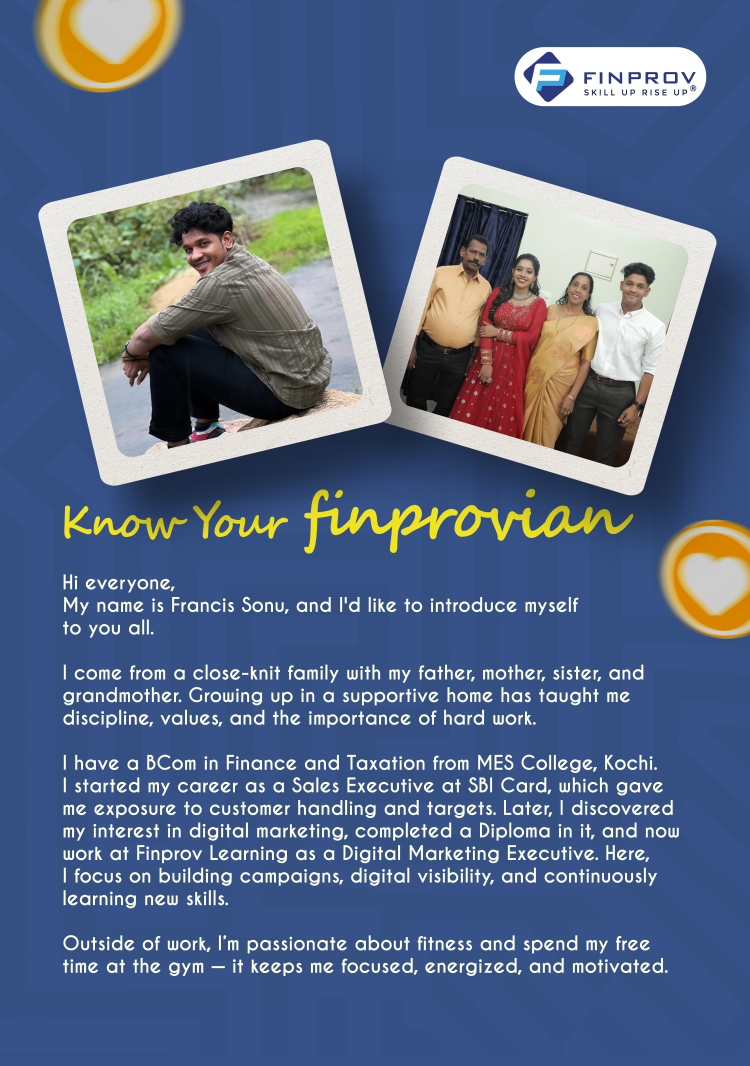
#> input picture Assets/Know your Finprovian.jpg.jpeg, 3000 x 4263 px (shown at 1/4 size)
$ python prepare-assets.py '../Assets/Know your Finprovian.jpg.jpeg'
#> lines starting #> are read from the running program, lines starting #| are printed output that depends on the picture
"""One-time: resize the original posters in Assets/ into web-sized pages + seed data/finprovians.json."""
import json, os, sys
from PIL import Image

ROOT = os.path.dirname(os.path.dirname(os.path.abspath(__file__)))
SRC, OUT = os.path.join(ROOT, "Assets"), os.path.join(ROOT, "public", "pages")

# (source file, display name) in booklet order
POSTERS = [
    ("Know your Finprovian.jpg.jpeg", "Francis Sonu"),
    ("Know your Finprovian- Alan.jpg.jpeg", "Alan Xavier"),
    ("Know your Finprovian- Aromal.jpg.jpeg", "Aromal"),
    ("Know your Finprovian Sinchana.jpg.jpeg", "Sinchana"),
    ("Know your Finprovian-Lisha.jpg.jpeg", "Lisha"),
    ("Know your Finprovian-Nandana.jpg.jpeg", "Nandana"),
    ("Know your Finprovian-Sreelakshmi.jpg.jpeg", "Sreelakshmi"),
    ("WhatsApp Image 2026-10-27 at 9.42.08 AM.jpeg", "Abhay Katti"),
    ("WhatsApp Image 2026-10-27 at 9.42.09 AM.jpeg", "Anjali Jaimon"),
    ("WhatsApp Image 2026-10-27 at 9.42.10 AM.jpeg", "Austin Johns"),
    ("WhatsApp Image 2026-10-27 at 9.42.12 AM (1).jpeg", "Akshay Das"),
    ("WhatsApp Image 2026-10-27 at 9.42.12 AM.jpeg", "Aditya"),
    ("WhatsApp Image 2026-10-27 at 9.42.13 AM.jpeg", "Anna"),
    ("WhatsApp Image 2026-10-27 at 9.42.14 AM.jpeg", "Arsha"),
    ("WhatsApp Image 2026-10-27 at 9.42.15 AM.jpeg", "Aysha"),
    ("WhatsApp Image 2026-10-27 at 9.42.16 AM.jpeg", "Josmy Joseph"),
    ("WhatsApp Image 2026-10-27 at 9.42.17 AM (1).jpeg", "Rahul K. U."),
    ("WhatsApp Image 2026-10-27 at 9.42.17 AM.jpeg", "Bhoomadevi S"),
    ("WhatsApp Image 2026-10-27 at 9.42.18 AM (1).jpeg", "Aruna Ashokan"),
    ("WhatsApp Image 2026-10-27 at 9.42.18 AM.jpeg", "Arathy"),
    ("WhatsApp Image 2026-10-27 at 9.42.19 AM.jpeg", "Aswathy"),
    ("WhatsApp Image 2026-10-27 at 9.42.20 AM.jpeg", "Athira Murali K"),
    ("WhatsApp Image 2026-10-27 at 9.42.21 AM (1).jpeg", "Fazil Mohammed"),
    ("WhatsApp Image 2026-10-27 at 9.42.21 AM (2).jpeg", "Naheema"),
    ("WhatsApp Image 2026-10-27 at 9.42.21 AM (3).jpeg", "Surya Kumar P S"),
]

def slug(s):
    return "".join(c.lower() if c.isalnum() else "-" for c in s).strip("-").replace("--", "-")

entries = []
for i, (src, name) in enumerate(POSTERS, 1):
    im = Image.open(os.path.join(SRC, src)).convert("RGB")
#> im is the input picture: PIL image 3000x4263 RGB; mean R, G, B 89, 105.8, 135.4
    if im.height > 1600:
        im = im.resize((round(im.width * 1600 / im.height), 1600), Image.LANCZOS)
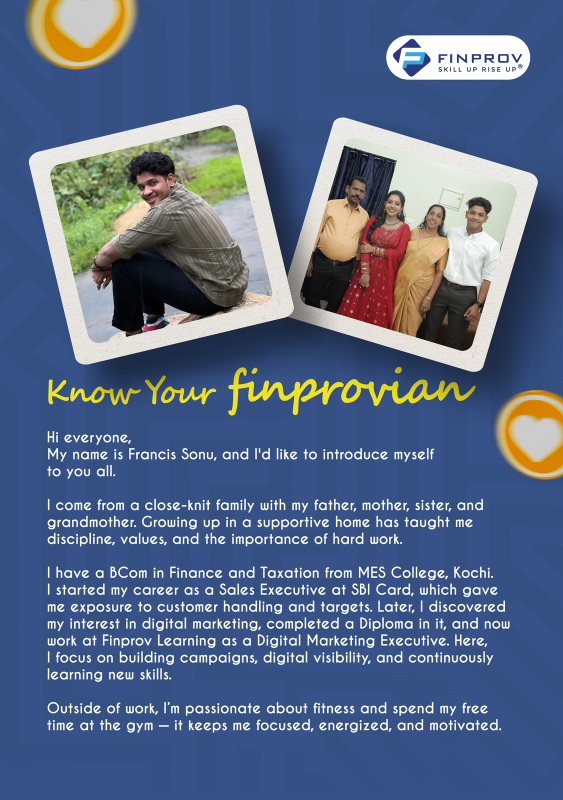
#> im: PIL image 1126x1600 RGB (shown at 1/2 size); mean R, G, B 88.9, 105.7, 135.4
    fname = f"{i:02d}-{slug(name)}.jpg"
#> (the run stopped early here; a loop or call above may not have finished)
